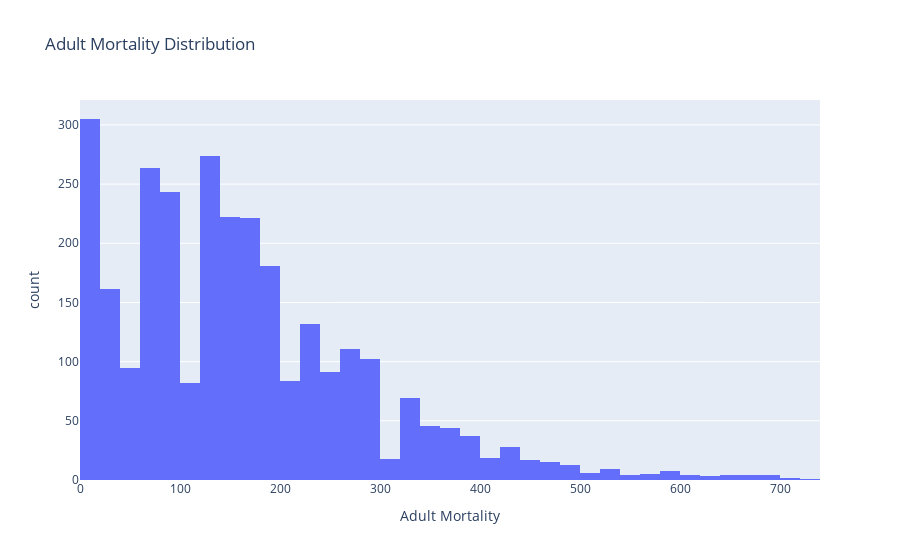
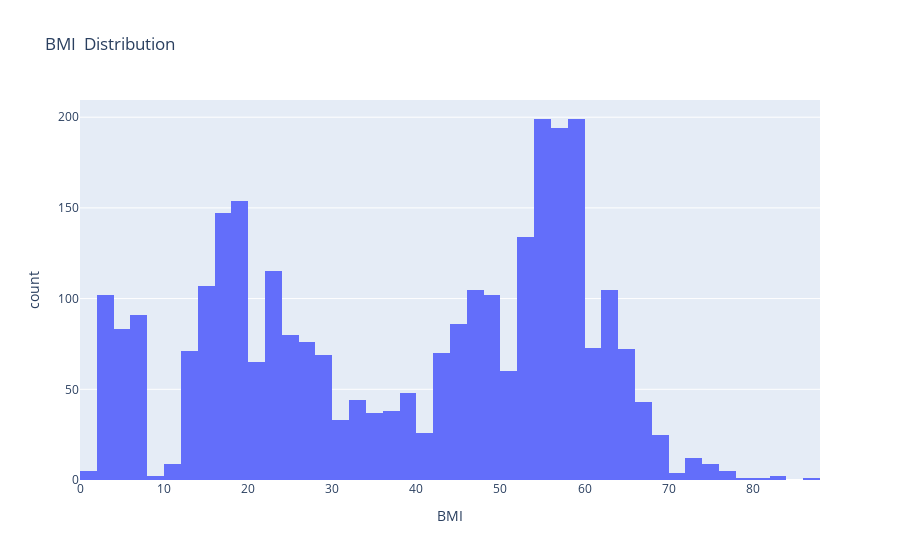
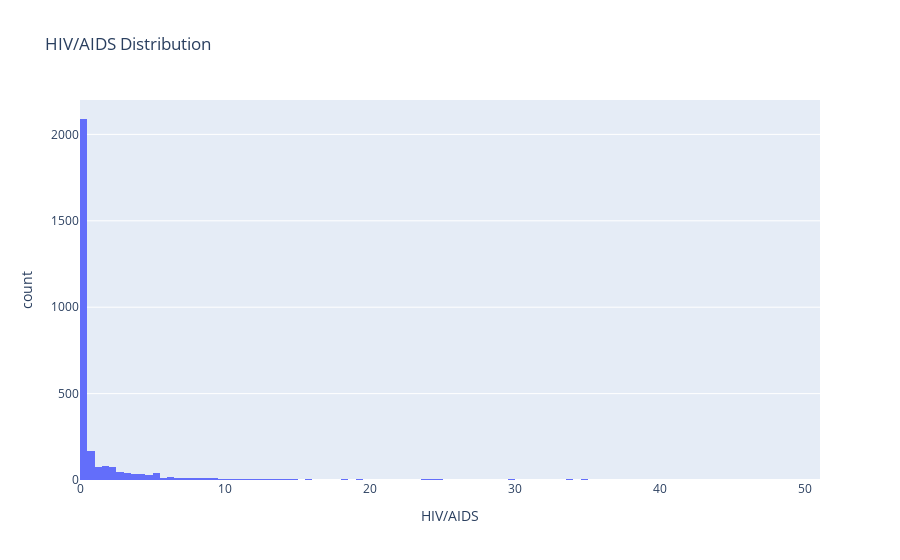
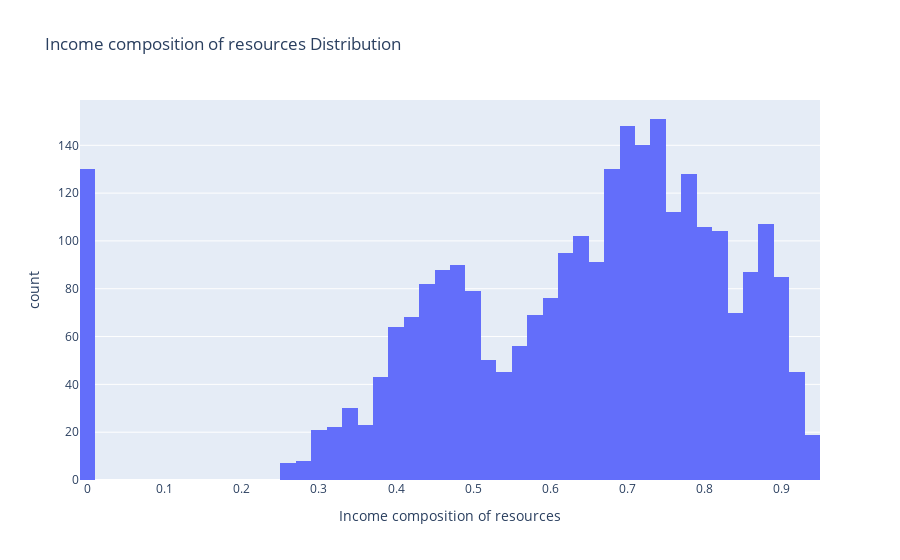

These figures' notebook cell, in order:
### Code cell
# histogram for column in columns
for column in columns:
    fig = px.histogram(df, x=column, title=f'{column} Distribution')
    fig.show()

### Figure 1 — Plotly figure (JSON) as saved in the notebook; plotly's stock layout.template omitted (floating-point values rounded to 4 significant figures; data arrays with more than 128 entries replaced by an {"elided": "..."} marker saying what was removed)
{"data": [{"alignmentgroup": "True", "bingroup": "x", "hovertemplate": "Adult Mortality=%{x}<br>count=%{y}<extra></extra>", "legendgroup": "", "marker": {"color": "#636efa", "pattern": {"shape": ""}}, "name": "", "offsetgroup": "", "orientation": "v", "showlegend": false, "type": "histogram", "x": {"elided": "2938 int values"}, "xaxis": "x", "yaxis": "y"}], "layout": {"barmode": "relative", "legend": {"tracegroupgap": 0}, "title": {"text": "Adult Mortality Distribution"}, "xaxis": {"anchor": "y", "domain": [0, 1], "title": {"text": "Adult Mortality"}}, "yaxis": {"anchor": "x", "domain": [0, 1], "title": {"text": "count"}}}}

### Figure 2 — Plotly figure (JSON) as saved in the notebook; plotly's stock layout.template omitted (floating-point values rounded to 4 significant figures; data arrays with more than 128 entries replaced by an {"elided": "..."} marker saying what was removed)
{"data": [{"alignmentgroup": "True", "bingroup": "x", "hovertemplate": " BMI =%{x}<br>count=%{y}<extra></extra>", "legendgroup": "", "marker": {"color": "#636efa", "pattern": {"shape": ""}}, "name": "", "offsetgroup": "", "orientation": "v", "showlegend": false, "type": "histogram", "x": {"elided": "2938 float values"}, "xaxis": "x", "yaxis": "y"}], "layout": {"barmode": "relative", "legend": {"tracegroupgap": 0}, "title": {"text": " BMI  Distribution"}, "xaxis": {"anchor": "y", "domain": [0, 1], "title": {"text": " BMI "}}, "yaxis": {"anchor": "x", "domain": [0, 1], "title": {"text": "count"}}}}

### Figure 3 — Plotly figure (JSON) as saved in the notebook; plotly's stock layout.template omitted (floating-point values rounded to 4 significant figures; data arrays with more than 128 entries replaced by an {"elided": "..."} marker saying what was removed)
{"data": [{"alignmentgroup": "True", "bingroup": "x", "hovertemplate": " HIV/AIDS=%{x}<br>count=%{y}<extra></extra>", "legendgroup": "", "marker": {"color": "#636efa", "pattern": {"shape": ""}}, "name": "", "offsetgroup": "", "orientation": "v", "showlegend": false, "type": "histogram", "x": {"elided": "2938 float values"}, "xaxis": "x", "yaxis": "y"}], "layout": {"barmode": "relative", "legend": {"tracegroupgap": 0}, "title": {"text": " HIV/AIDS Distribution"}, "xaxis": {"anchor": "y", "domain": [0, 1], "title": {"text": " HIV/AIDS"}}, "yaxis": {"anchor": "x", "domain": [0, 1], "title": {"text": "count"}}}}

### Figure 4 — Plotly figure (JSON) as saved in the notebook; plotly's stock layout.template omitted (floating-point values rounded to 4 significant figures; data arrays with more than 128 entries replaced by an {"elided": "..."} marker saying what was removed)
{"data": [{"alignmentgroup": "True", "bingroup": "x", "hovertemplate": "Income composition of resources=%{x}<br>count=%{y}<extra></extra>", "legendgroup": "", "marker": {"color": "#636efa", "pattern": {"shape": ""}}, "name": "", "offsetgroup": "", "orientation": "v", "showlegend": false, "type": "histogram", "x": {"elided": "2938 float values"}, "xaxis": "x", "yaxis": "y"}], "layout": {"barmode": "relative", "legend": {"tracegroupgap": 0}, "title": {"text": "Income composition of resources Distribution"}, "xaxis": {"anchor": "y", "domain": [0, 1], "title": {"text": "Income composition of resources"}}, "yaxis": {"anchor": "x", "domain": [0, 1], "title": {"text": "count"}}}}
